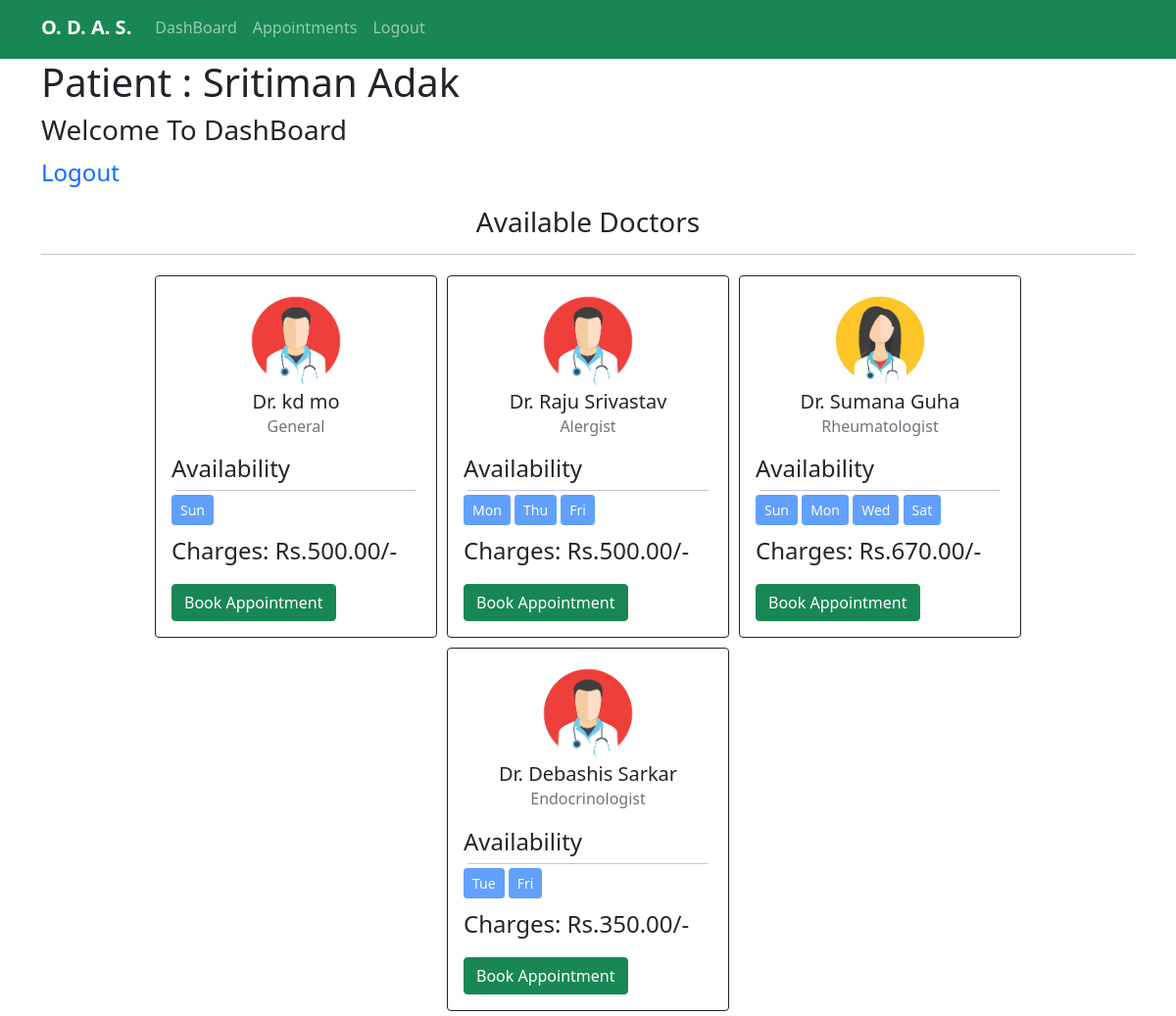
Page /dashboard/patient/ (signed in) on the earlier database version.
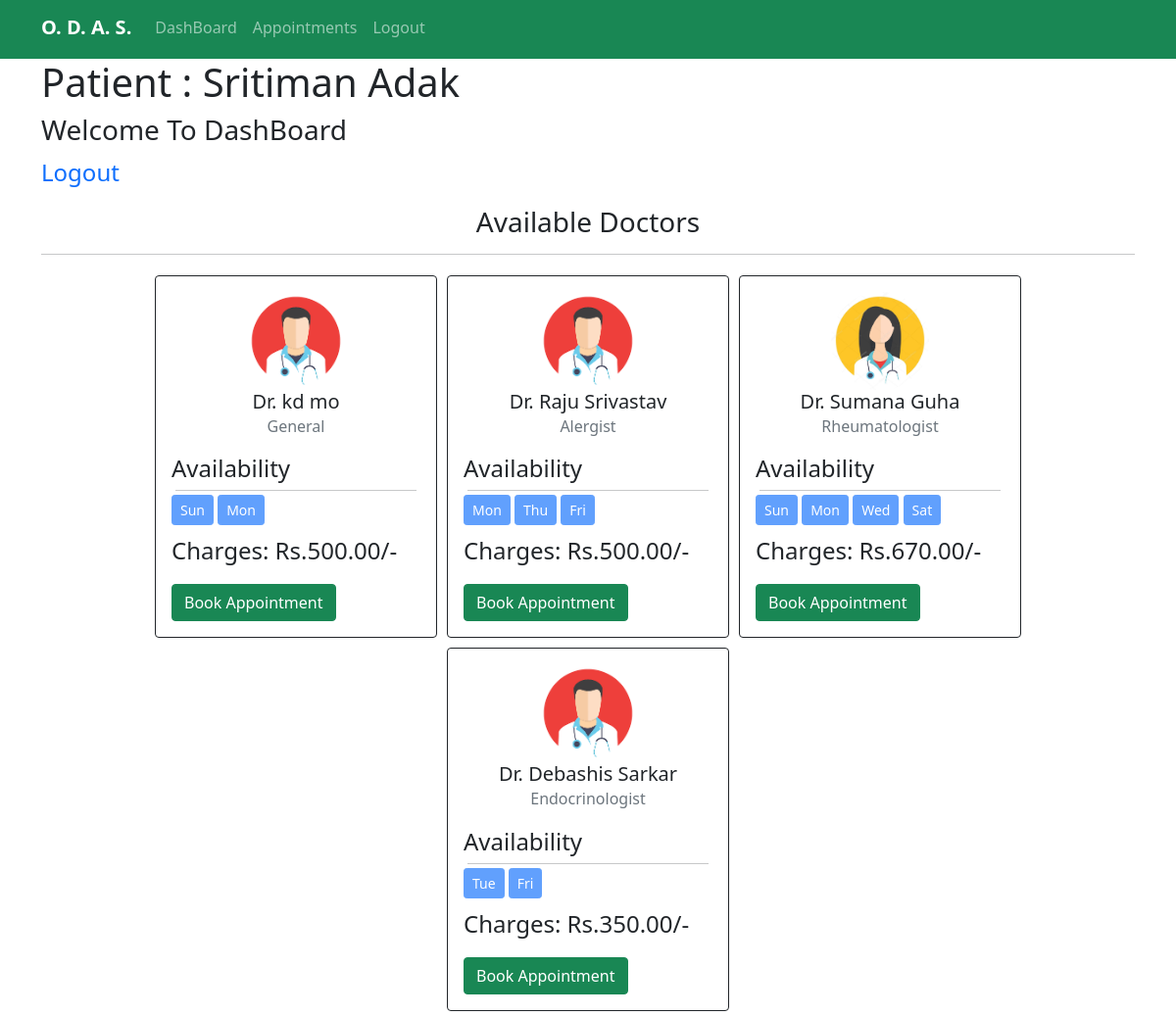
Same page on the later database version.
### accounts/models.py (models this page shows)
class Doctor(User):
    CHOICES = [
        ('Male','Male'),
        ('Female','Female'),
        ('Others','Others'),
    ]
    SPECIALITIES= [
        ('Podiatrist','Podiatrist'),
        ('General','General'),
        ('Pediatrician','Pediatrician'),
        ('Endocrinologist','Endocrinologist'),
        ('NeuroLogist','Neurologist'),
        ('Rheumatologist','Rheumatologist'),
        ('Alergist','Allergist'),
        ('Psychiatrist','Psychiatrist'),
    ]
    gender = models.CharField(null = False, max_length=8, choices=CHOICES)
    contact = models.CharField(max_length=12)
    dob = models.DateField()
    speciality = models.CharField(null=False, choices = SPECIALITIES, max_length=20)
    bio = models.TextField(null=True, max_length=800, blank=True)
    yoe = models.IntegerField()
    charge = models.DecimalField(decimal_places=2,max_digits=7, max_length = 10)
    paypal = models.EmailField(max_length=70, null = True, blank = True)
    img = models.ImageField(upload_to = "doctor_images/", null = True, blank = True)
    sun_start = models.TimeField(null=True, blank=True)
    sun_end = models.TimeField(null = True, blank=True)
    mon_start = models.TimeField(null = True, blank=True)
    mon_end = models.TimeField(null = True, blank=True)
    tue_start = models.TimeField(null = True, blank=True)
    tue_end = models.TimeField(null = True, blank=True)
    wed_start = models.TimeField(null = True, blank=True)
    wed_end = models.TimeField(null = True, blank=True)
    thu_start = models.TimeField(null = True, blank=True)
    thu_end = models.TimeField(null = True, blank=True)
    fri_start = models.TimeField(null = True, blank=True)
    fri_end = models.TimeField(null = True, blank=True)
    sat_start = models.TimeField(null = True, blank=True)
    sat_end = models.TimeField(null = True, blank=True)

### mainapp/views.py (the view)
# urls.py: path('dashboard/patient/',views.PatientDashboard.as_view(), name="pd"),
class PatientDashboard(View):
    def get(self, request):
        if request.user.is_authenticated:
            if isDoctor(request.user):
                return redirect('/dashboard/doctor/')
            patient = Patient.objects.get(pk = request.user.id)
            doctors = Doctor.objects.all()
            context = {
                "patient" : patient,
                "doctors": doctors,
            }
            return render(request, "patient/patient-dashboard.html", context=context)
        return redirect('/accounts/login/patient/')

### accounts/views.py (called while the page is built)
def isDoctor(user):
    try:
        Doctor.objects.get(pk = user.id)
        return True
    except Exception as exe:
        return False

### templates/patient/patient-dashboard.html (shortened to what this page needs)
{% extends "patient/base.html" %}
{% load static %}
{% block content %}
<div class="container">
  <h1>
  Patient : {{patient.first_name}} {{patient.last_name}}
  </h1>
  <h3>Welcome To DashBoard</h3>
  <p><a href="{% url 'logout_p' %}">Logout</a></p>
  <h3 class = "text-center">Available Doctors</h3>
  <hr>
  <div class="d-flex justify-content-center" style="flex-wrap: wrap;">
    {% for doctor in doctors %}
    <div class="card border-dark" style="width: 18rem; margin:5px;">
      <div class="card-body">
        <div class="d-flex justify-content-center">
        {% if doctor.img %}
          <img src="{{doctor.img.url}}" alt="Not Found" width="100px", height="100px" style="border-radius: 50%;">
        {% else %}
          {% if doctor.gender == "Female" %}
          <img src="{% static 'doctor/imgs/avatar/female-doc.jpg' %}" alt="Not Found" width="100px", height="100px" style="border-radius: 50%;">
          {% else %}
          <img src="{% static 'doctor/imgs/avatar/male-doc.png' %}" alt="Not Found" width="100px", height="100px" style="border-radius: 50%;">
          {% endif %}
        {% endif %}
        </div>
        <h5 class="card-title text-center">Dr. {{doctor.first_name}} {{doctor.last_name}}</h5>
        <h6 class="card-subtitle mb-2 text-muted text-center">{{doctor.speciality}}</h6>
        <p style="margin-top: 15px; margin-bottom:0px; padding:0px;">Availability</p>
        <hr style=" margin:4px; padding:0px;">
        <div style="justify-content: center; align-items:center;">
          {% if doctor.sun_start %}
          <button disabled class="btn btn-primary btn-sm">Sun</button>
          {% endif %}
          {% if doctor.mon_start %}
          <button disabled class="btn btn-primary btn-sm">Mon</button>
          {% endif %}
          {% if doctor.tue_start %}
          <button disabled class="btn btn-primary btn-sm">Tue</button>
          {% endif %}
          {% if doctor.wed_start %}
          <button disabled class="btn btn-primary btn-sm">Wed</button>
          {% endif %}
          {% if doctor.thu_start %}
          <button disabled class="btn btn-primary btn-sm">Thu</button>
          {% endif %}
          {% if doctor.fri_start %}
          <button disabled class="btn btn-primary btn-sm">Fri</button>
          {% endif %}
          {% if doctor.sat_start %}
          <button disabled class="btn btn-primary btn-sm">Sat</button>
          {% endif %}
        </div>
        <p class="mt-2">Charges: Rs.{{doctor.charge}}/-</p>
          <button type="button" class="btn btn-success" data-bs-toggle="modal" data-bs-target="#payment-for-{{doctor.id}}">
            Book Appointment
          </button>
      </div>
    </div>
    {% endfor %}
  </div>
</div>
{% endblock %}

### templates/patient/base.html (shortened to what this page needs)
{% load static %}
<!doctype html>
<html lang="en">
  <head>
    <link href="https://cdn.jsdelivr.net/npm/bootstrap@5.1.3/dist/css/bootstrap.min.css" rel="stylesheet">
    <link rel="stylesheet" href="{% static 'patient/css/index.css' %}">
    <link rel="stylesheet" href="https://cdn.jsdelivr.net/npm/bootstrap-icons@1.7.2/font/bootstrap-icons.css">
  </head>
  <body>
    <nav class="navbar navbar-expand-lg navbar-dark bg-success fixed-top">
      <div class="container">
        <a class="navbar-brand" href="{% url 'index' %}"><b>O. D. A. S.</b></a>
        <div class="collapse navbar-collapse" id="navbarNav">
          <ul class="navbar-nav">
            {% if not request.user.is_authenticated %}
            <li class="nav-item">
              <a class="nav-link" href="{% url 'pr' %}">Sign Up</a>
            </li>
            <button type="button" class="btn btn-success" data-bs-toggle="modal" data-bs-target="#LoginModal" id="login-btn">
              Login
            </button>
            {% else %}
            <li class="nav-item">
              <a class="nav-link" href="{% url 'pd' %}">DashBoard</a>
            </li>
            <li class="nav-item">
              <a class="nav-link" href="{% url 'p_app' %}">Appointments</a>
            </li>
            <li class="nav-item">
              <a class="nav-link" href="{% url 'logout_p' %}">Logout</a>
            </li>
            {% endif %}
          </ul>
        </div>
      </div>
    </nav>
    {% block content %}
    {% endblock %}
  </body>
</html>

### static/patient/css/index.css (style rules this page uses)
* { margin: 0; padding: 0; }
p { font-size: 3vh; }
a { text-decoration: none; }

Differences in the rows shown:
changed Doctor "General": now shows "Mon"
